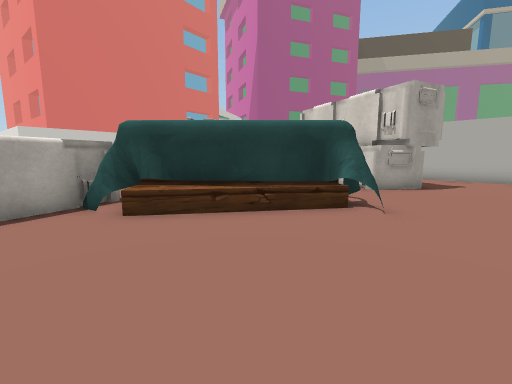
[1] (above)

24 first-person views from a walk through a Unity game level. The camera is 1.2 m above the floor, tilts 8° down and sees 90° across. The floor is counted in squares, 1 m on a side. Each view is taken from the middle of a square. On the plan, view 1 faces up. The plan holds only what a view shows up to about 12 squares ahead; the rest is blank. The place goes on beyond the plan. The player character is not drawn.

[2]
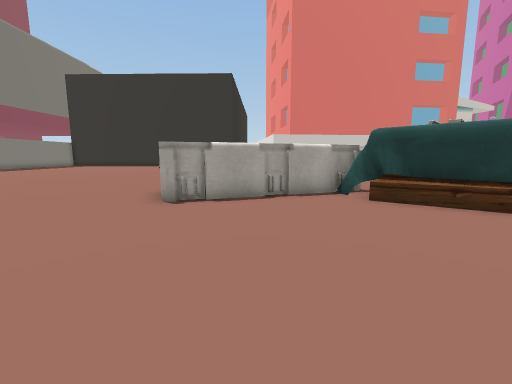

[3]
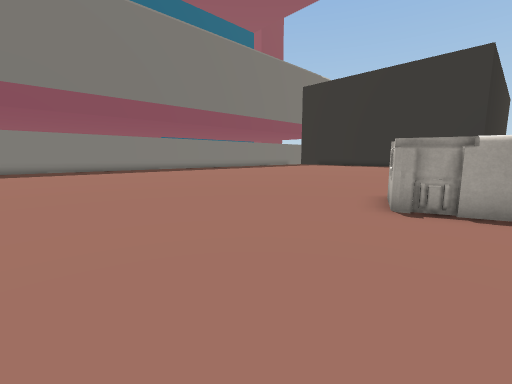

[4]
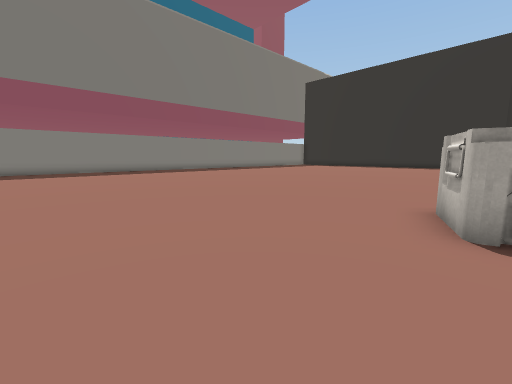

[5]
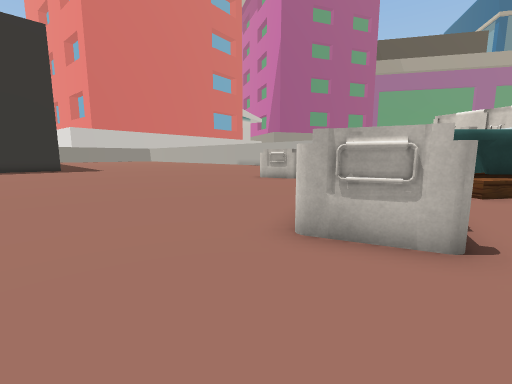

[6]
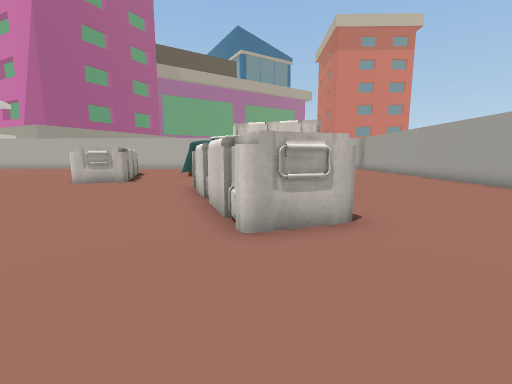

[7]
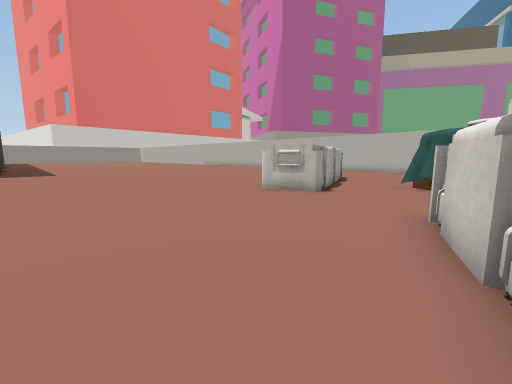

[8]
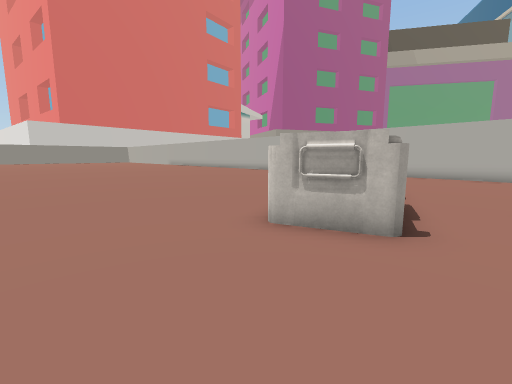

[9]
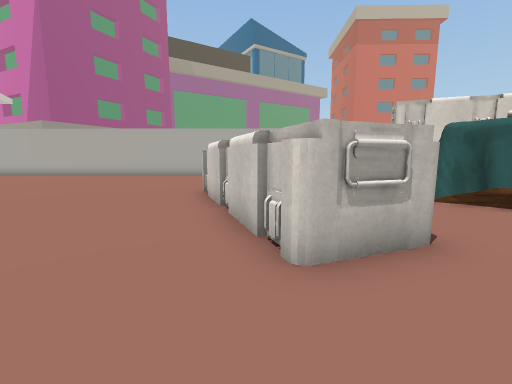

[10]
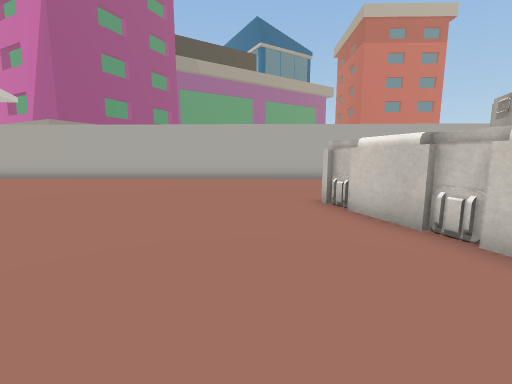

[11]
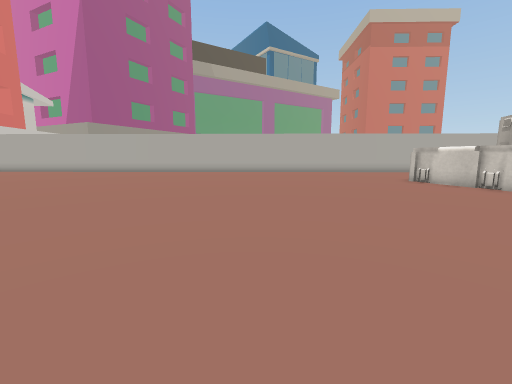

[12]
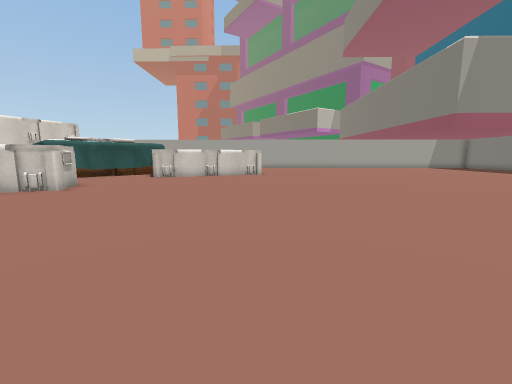

[13]
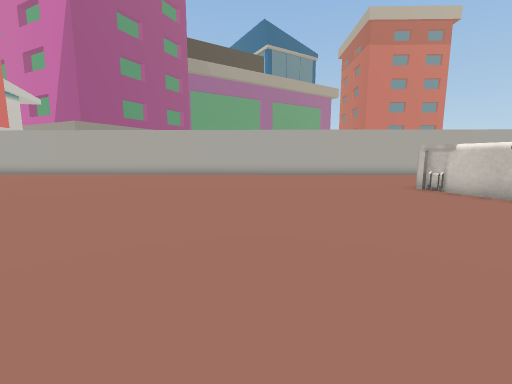

[14]
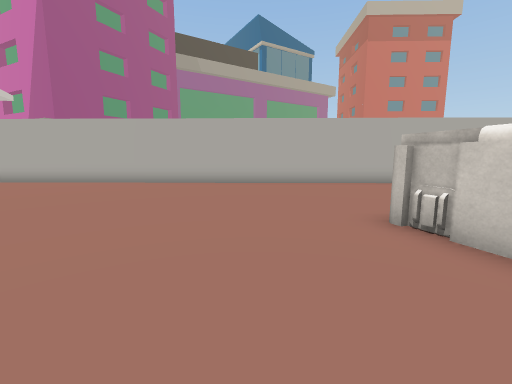

[15]
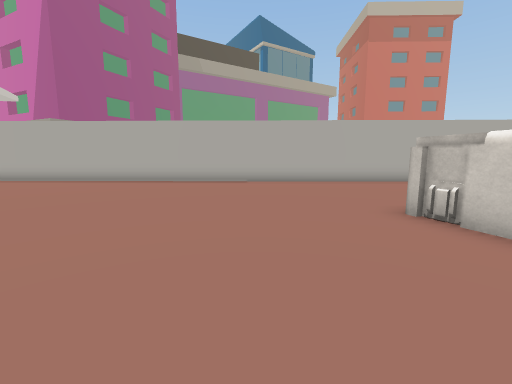

[16]
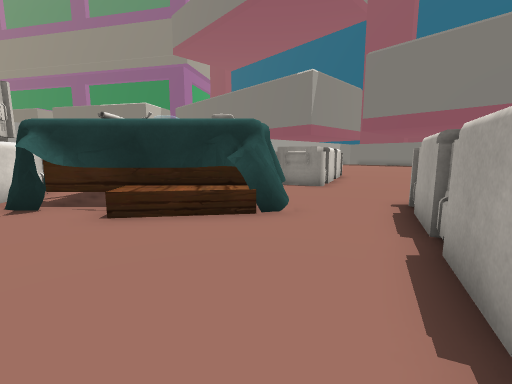

[17]
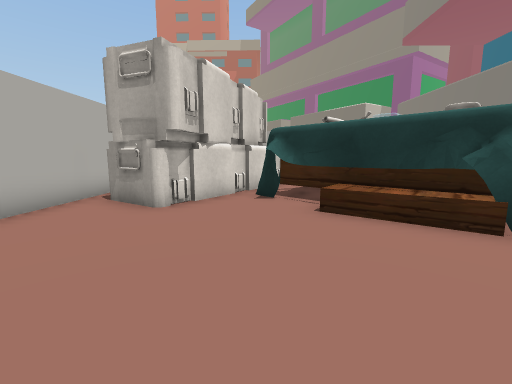

[18]
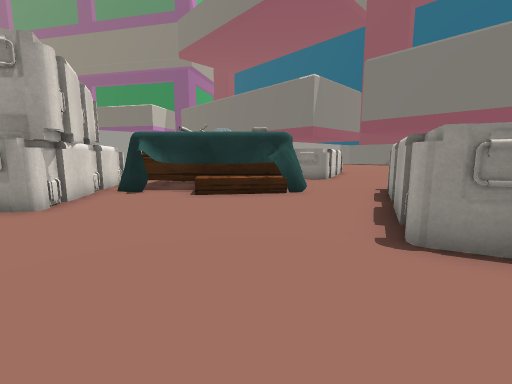

[19]
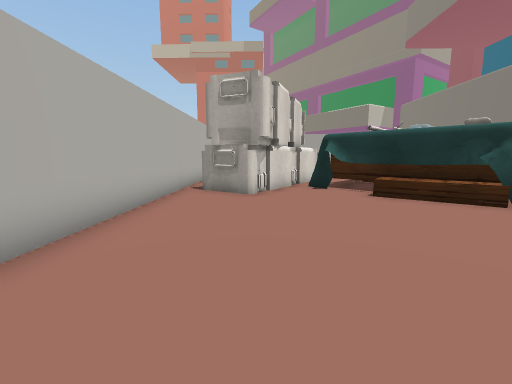

[20]
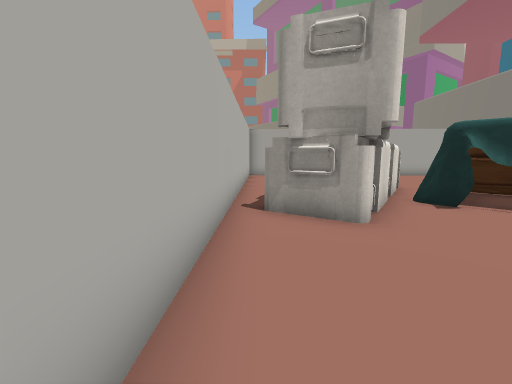

[21]
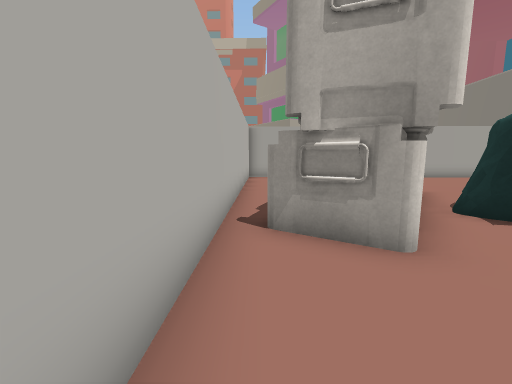

[22]
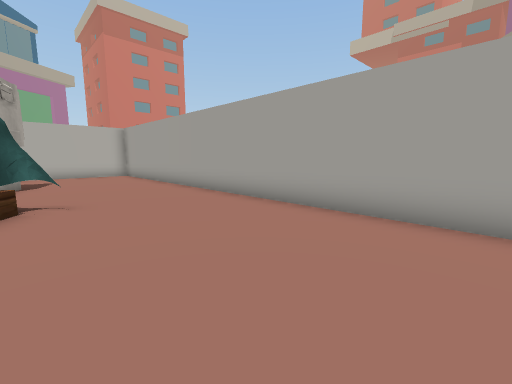

[23]
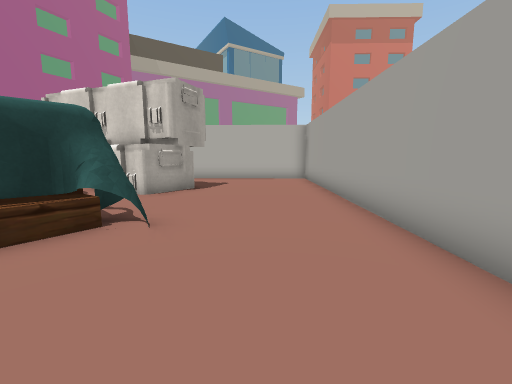

[24]
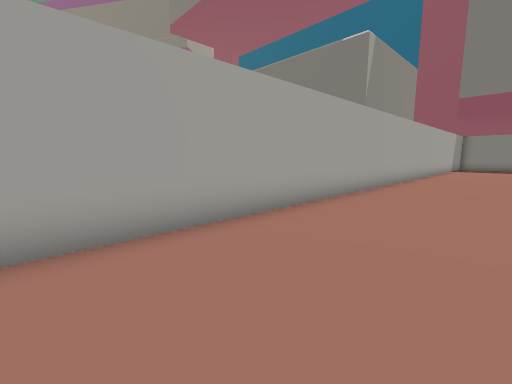

### Floor plan
Key: @ floor where view 1 was taken; # wall or solid block; . floor; O other object.
Columns run from 20 left of view 1 to 10 right of it. Each row starts with its distance up from view 1.
 32    ..   ...#
 31 .. ...  ...##
 30 ....... ....##
 29 .............##
 28 ..............##
 27 ...............##
 26 ................##
 25 .................##
 24 ..................##
 23 ...................##
 22 ....................##
 21 .....................##
 20 ......................##
 19 .......................##
 18 ..............OOO.......##
 17 .............OOO.........##
 16 .............O O........OO##
 15 ............OOOO.......OO .##
 14 ............O O........O  ..##
 13 ...........OOOO..O.O..OOO  ..##
 12 ............OO..OOOOOOOOO   ..#
 11 ................OOO    OO  ....
 10 .................      .OOO....
  9 .................      .OOO....
  8 ...............O.      ........
  7 ..............OOO  O   O.......
  6 ..............O OOOOOOOO......#
  5 .............O O......O......##
  4 .............O O............##
  3 ............O O...........###
  2 ............OOO..........##
  1 .............OO.........##
  0 ....................@..##
 -1 ... ..................##
 -2 ..  .................##
 -3      ...............##
 -4      ..............##
 -5      .............##
 -6      ............##
 -7      ...........##
 -8      ..........##
 -9      .........##
-10      .......
-11      ......
-12      .....
-13      ....

Positions as (right, up) in squares from view 1, and headings:
1: (0, 0), facing up
2: (0, -2), facing up-left
3: (-1, -2), facing left
4: (-3, -2), facing left
5: (-9, -2), facing up
6: (-11, -1), facing up-right
7: (-9, 3), facing up
8: (-9, 8), facing up
9: (-11, 11), facing up-right
10: (-12, 15), facing up-right
11: (-20, 15), facing up-right
12: (-20, 14), facing down-right
13: (-17, 16), facing up-right
14: (-11, 17), facing up-right
15: (-12, 17), facing up-right
16: (-3, 18), facing down
17: (-3, 18), facing down-right
18: (-2, 21), facing down
19: (-3, 21), facing down-right
20: (1, 20), facing down-right
21: (2, 19), facing down-right
22: (-3, 1), facing right
23: (1, 1), facing up-right
24: (1, 3), facing down
